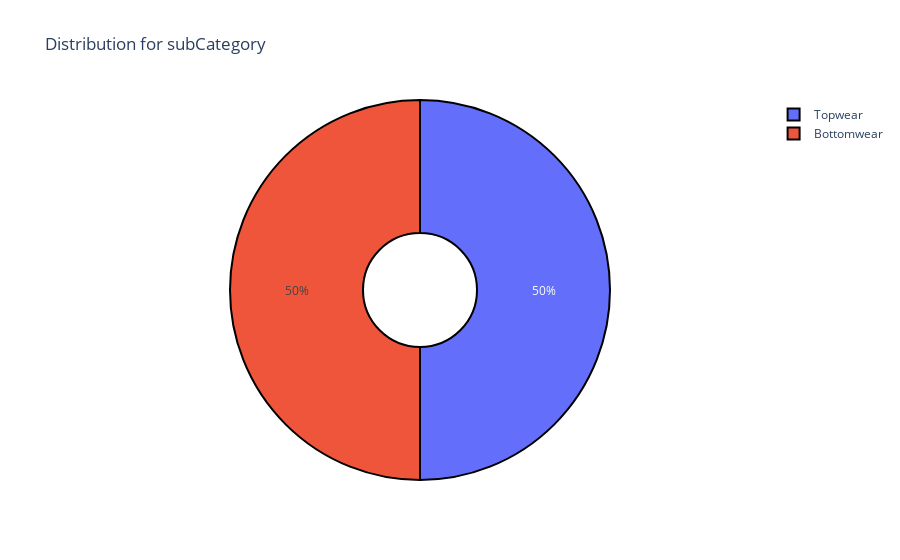

The notebook cell this image was saved under:
### Code cell
plot_distribution(df2['subCategory'])

### Figure 1 — Plotly figure (JSON) as saved in the notebook; plotly's stock layout.template omitted (floating-point values rounded to 4 significant figures)
{"data": [{"hole": 0.3, "labels": ["Topwear", "Bottomwear"], "marker": {"line": {"color": "#000000", "width": 2}}, "type": "pie", "values": [7000, 7000]}], "layout": {"title": {"text": "Distribution for subCategory"}}}
